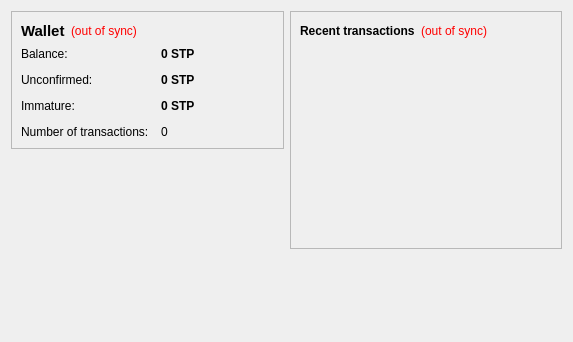
<?xml version="1.0" encoding="UTF-8"?>
<ui version="4.0">
 <class>OverviewPage</class>
 <widget class="QWidget" name="OverviewPage">
  <property name="geometry">
   <rect>
    <x>0</x>
    <y>0</y>
    <width>573</width>
    <height>342</height>
   </rect>
  </property>
  <property name="windowTitle">
   <string>Form</string>
  </property>
  <layout class="QHBoxLayout" name="horizontalLayout" stretch="1,1">
   <item>
    <layout class="QVBoxLayout" name="verticalLayout_2">
     <item>
      <widget class="QFrame" name="frame">
       <property name="frameShape">
        <enum>QFrame::StyledPanel</enum>
       </property>
       <property name="frameShadow">
        <enum>QFrame::Raised</enum>
       </property>
       <layout class="QVBoxLayout" name="verticalLayout_4">
        <item>
         <layout class="QHBoxLayout" name="horizontalLayout_4">
          <item>
           <widget class="QLabel" name="label_5">
            <property name="font">
             <font>
              <pointsize>11</pointsize>
              <weight>75</weight>
              <bold>true</bold>
             </font>
            </property>
            <property name="text">
             <string>Wallet</string>
            </property>
           </widget>
          </item>
          <item>
           <widget class="QLabel" name="labelWalletStatus">
            <property name="toolTip">
             <string>The displayed information may be out of date. Your wallet automatically synchronizes with the stpatrickcoin network after a connection is established, but this process has not completed yet.</string>
            </property>
            <property name="styleSheet">
             <string notr="true">QLabel { color: red; }</string>
            </property>
            <property name="text">
             <string notr="true">(out of sync)</string>
            </property>
            <property name="alignment">
             <set>Qt::AlignLeading|Qt::AlignLeft|Qt::AlignVCenter</set>
            </property>
           </widget>
          </item>
          <item>
           <spacer name="horizontalSpacer_2">
            <property name="orientation">
             <enum>Qt::Horizontal</enum>
            </property>
            <property name="sizeHint" stdset="0">
             <size>
              <width>40</width>
              <height>20</height>
             </size>
            </property>
           </spacer>
          </item>
         </layout>
        </item>
        <item>
         <layout class="QFormLayout" name="formLayout_2">
          <property name="fieldGrowthPolicy">
           <enum>QFormLayout::AllNonFixedFieldsGrow</enum>
          </property>
          <property name="horizontalSpacing">
           <number>12</number>
          </property>
          <property name="verticalSpacing">
           <number>12</number>
          </property>
          <item row="0" column="0">
           <widget class="QLabel" name="label">
            <property name="text">
             <string>Balance:</string>
            </property>
           </widget>
          </item>
          <item row="0" column="1">
           <widget class="QLabel" name="labelBalance">
            <property name="font">
             <font>
              <weight>75</weight>
              <bold>true</bold>
             </font>
            </property>
            <property name="cursor">
             <cursorShape>IBeamCursor</cursorShape>
            </property>
            <property name="toolTip">
             <string>Your current balance</string>
            </property>
            <property name="text">
             <string notr="true">0 STP</string>
            </property>
            <property name="textInteractionFlags">
             <set>Qt::LinksAccessibleByMouse|Qt::TextSelectableByKeyboard|Qt::TextSelectableByMouse</set>
            </property>
           </widget>
          </item>
          <item row="1" column="0">
           <widget class="QLabel" name="label_3">
            <property name="text">
             <string>Unconfirmed:</string>
            </property>
           </widget>
          </item>
          <item row="1" column="1">
           <widget class="QLabel" name="labelUnconfirmed">
            <property name="font">
             <font>
              <weight>75</weight>
              <bold>true</bold>
             </font>
            </property>
            <property name="cursor">
             <cursorShape>IBeamCursor</cursorShape>
            </property>
            <property name="toolTip">
             <string>Total of transactions that have yet to be confirmed, and do not yet count toward the current balance</string>
            </property>
            <property name="text">
             <string notr="true">0 STP</string>
            </property>
            <property name="textInteractionFlags">
             <set>Qt::LinksAccessibleByMouse|Qt::TextSelectableByKeyboard|Qt::TextSelectableByMouse</set>
            </property>
           </widget>
          </item>
          <item row="3" column="0">
           <widget class="QLabel" name="label_2">
            <property name="text">
             <string>Number of transactions:</string>
            </property>
           </widget>
          </item>
          <item row="3" column="1">
           <widget class="QLabel" name="labelNumTransactions">
            <property name="toolTip">
             <string>Total number of transactions in wallet</string>
            </property>
            <property name="text">
             <string notr="true">0</string>
            </property>
           </widget>
          </item>
          <item row="2" column="0">
           <widget class="QLabel" name="labelImmatureText">
            <property name="text">
             <string>Immature:</string>
            </property>
           </widget>
          </item>
          <item row="2" column="1">
           <widget class="QLabel" name="labelImmature">
            <property name="font">
             <font>
              <weight>75</weight>
              <bold>true</bold>
             </font>
            </property>
            <property name="toolTip">
             <string>Mined balance that has not yet matured</string>
            </property>
            <property name="text">
             <string notr="true">0 STP</string>
            </property>
            <property name="textInteractionFlags">
             <set>Qt::LinksAccessibleByMouse|Qt::TextSelectableByKeyboard|Qt::TextSelectableByMouse</set>
            </property>
           </widget>
          </item>
         </layout>
        </item>
       </layout>
      </widget>
     </item>
     <item>
      <spacer name="verticalSpacer">
       <property name="orientation">
        <enum>Qt::Vertical</enum>
       </property>
       <property name="sizeHint" stdset="0">
        <size>
         <width>20</width>
         <height>40</height>
        </size>
       </property>
      </spacer>
     </item>
    </layout>
   </item>
   <item>
    <layout class="QVBoxLayout" name="verticalLayout_3">
     <item>
      <widget class="QFrame" name="frame_2">
       <property name="frameShape">
        <enum>QFrame::StyledPanel</enum>
       </property>
       <property name="frameShadow">
        <enum>QFrame::Raised</enum>
       </property>
       <layout class="QVBoxLayout" name="verticalLayout">
        <item>
         <layout class="QHBoxLayout" name="horizontalLayout_2">
          <item>
           <widget class="QLabel" name="label_4">
            <property name="text">
             <string>&lt;b&gt;Recent transactions&lt;/b&gt;</string>
            </property>
           </widget>
          </item>
          <item>
           <widget class="QLabel" name="labelTransactionsStatus">
            <property name="toolTip">
             <string>The displayed information may be out of date. Your wallet automatically synchronizes with the stpatrickcoin network after a connection is established, but this process has not completed yet.</string>
            </property>
            <property name="styleSheet">
             <string notr="true">QLabel { color: red; }</string>
            </property>
            <property name="text">
             <string notr="true">(out of sync)</string>
            </property>
            <property name="alignment">
             <set>Qt::AlignRight|Qt::AlignTrailing|Qt::AlignVCenter</set>
            </property>
           </widget>
          </item>
          <item>
           <spacer name="horizontalSpacer">
            <property name="orientation">
             <enum>Qt::Horizontal</enum>
            </property>
            <property name="sizeHint" stdset="0">
             <size>
              <width>40</width>
              <height>20</height>
             </size>
            </property>
           </spacer>
          </item>
         </layout>
        </item>
        <item>
         <widget class="QListView" name="listTransactions">
          <property name="styleSheet">
           <string notr="true">QListView { background: transparent; }</string>
          </property>
          <property name="frameShape">
           <enum>QFrame::NoFrame</enum>
          </property>
          <property name="verticalScrollBarPolicy">
           <enum>Qt::ScrollBarAlwaysOff</enum>
          </property>
          <property name="horizontalScrollBarPolicy">
           <enum>Qt::ScrollBarAlwaysOff</enum>
          </property>
          <property name="selectionMode">
           <enum>QAbstractItemView::NoSelection</enum>
          </property>
         </widget>
        </item>
       </layout>
      </widget>
     </item>
     <item>
      <spacer name="verticalSpacer_2">
       <property name="orientation">
        <enum>Qt::Vertical</enum>
       </property>
       <property name="sizeHint" stdset="0">
        <size>
         <width>20</width>
         <height>40</height>
        </size>
       </property>
      </spacer>
     </item>
    </layout>
   </item>
  </layout>
 </widget>
 <resources/>
 <connections/>
</ui>
